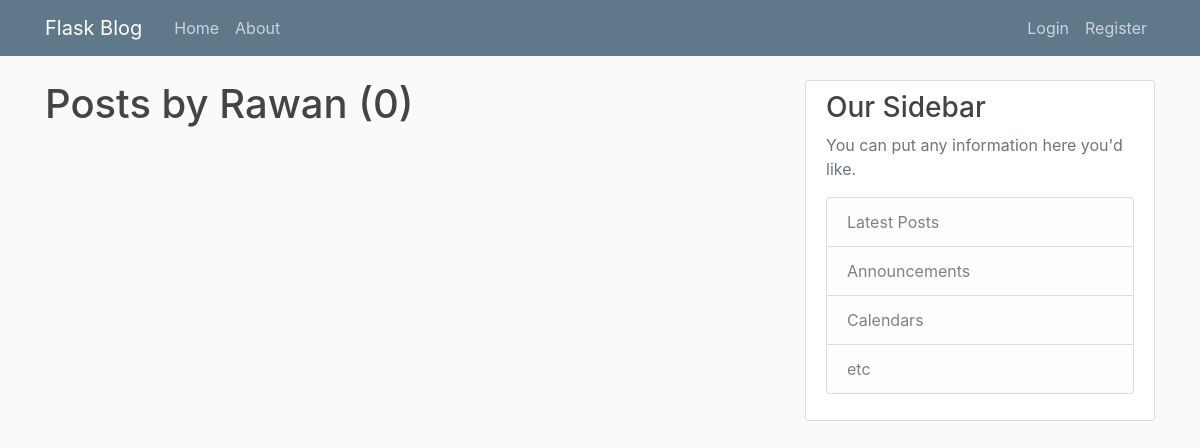
The page /user/Rawan on the database as committed earlier.
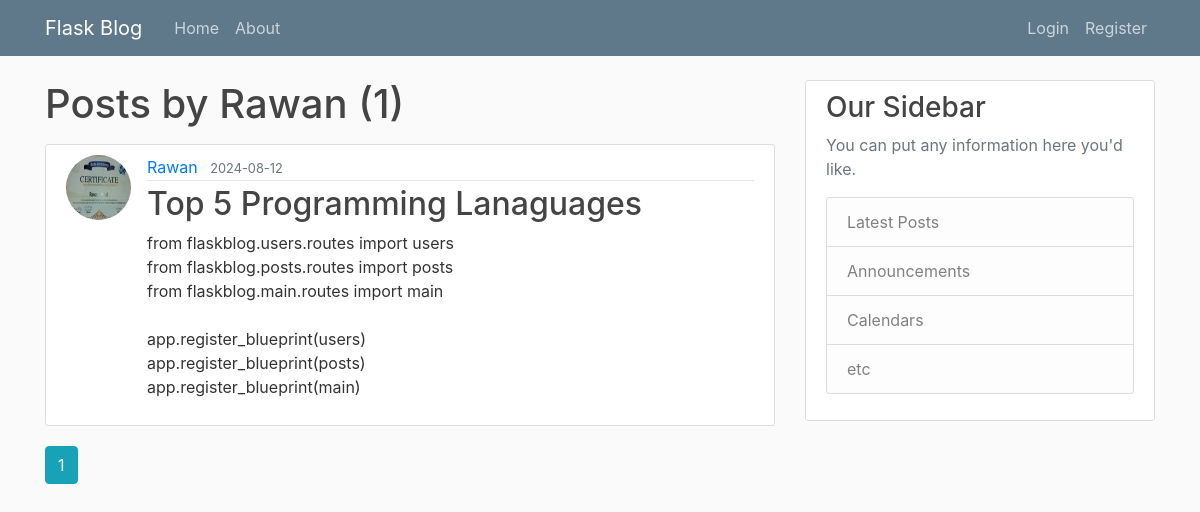
The same page on the database as committed later.
### flaskblog/models.py (models this page shows, shortened)
class Post(db.Model):
    id = db.Column(db.Integer, primary_key=True)
    title = db.Column(db.String(100), nullable=False)
    date_posted = db.Column(db.DateTime, nullable=False, default=datetime.utcnow)
    content = db.Column(db.Text, nullable=False)
    user_id = db.Column(db.Integer, db.ForeignKey('user.id'), nullable=False)

class User(db.Model, UserMixin):
    id = db.Column(db.Integer, primary_key=True)
    username = db.Column(db.String(20), unique=True, nullable=False)
    email = db.Column(db.String(120), unique=True, nullable=False)
    image_file = db.Column(db.String(20), nullable=False, default='default.jpg')
    password = db.Column(db.String(60), nullable=False)
    posts = db.relationship('Post', backref='author', lazy=True)

### flaskblog/users/routes.py (the view)
@users.route("/user/<string:username>")
def user_posts(username):
    page = request.args.get('page', 1, type=int)
    user = User.query.filter_by(username=username).first_or_404()
    posts = Post.query.filter_by(author=user)\
        .order_by(Post.date_posted.desc())\
        .paginate(page=page, per_page=5)
    return render_template('user_posts.html', posts=posts, user=user)

### flaskblog/templates/user_posts.html
{% extends "layout.html" %}
{% block content %}
<h1 class="mb-3">Posts by {{ user.username }} ({{ posts.total }})</h1>
{% for post in posts.items %}
<article class="media content-section">
    <img class="rounded-circle article-img"
        src="{{ url_for('static', filename='profile_pics/' + post.author.image_file) }}">
    <div class="media-body">
        <div class="article-metadata">
            <a class="mr-2" href="{{ url_for('users.user_posts', username=post.author.username) }}">{{
                post.author.username
                }}</a>
            <small class="text-muted">{{ post.date_posted.strftime('%Y-%m-%d') }}</small>
        </div>
        <h2><a class="article-title" href="{{ url_for('posts.post', post_id=post.id) }}">{{ post.title }}</a></h2>
        <p class="article-content">{{ post.content }}</p>
    </div>
</article>
{% endfor %}
{% for page_num in posts.iter_pages(left_edge=1, right_edge=1, left_current=1, right_current=2) %}
{% if page_num %}
{% if posts.page == page_num %}
<a class="btn btn-info mb-4" href="{{ url_for('users.user_posts',username=user.username, page=page_num) }}">{{ page_num
    }}</a>
{% else %}
<a class="btn btn-outline-info mb-4" href="{{ url_for('users.user_posts',username=user.username, page=page_num) }}">{{
    page_num
    }}</a>
{% endif %}
{% else %}
...
{% endif %}
{% endfor %}
{% endblock content %}

Rows that differ between the two databases and show on the page:
added Post: image_file (picture), author.username "Rawan", date_posted "2024-08-12", title "Top 5 Programming Lanaguages", content "from flaskblog.users.routes import users from flaskblog.posts.routes import posts from flaskblog.main.routes import main app.register_blueprint(users) app.register_blueprint(posts) app.register_blueprint(main)"
Other text that changed with them:
{{ posts.total }}: "0" → "1"
new list line: "1"
